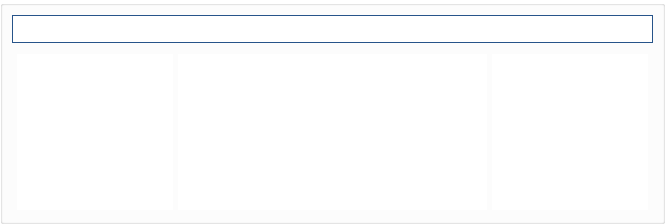
            <widget class="QGroupBox" name="groupBox_9">
             <property name="minimumSize">
              <size>
               <width>665</width>
               <height>224</height>
              </size>
             </property>
             <property name="maximumSize">
              <size>
               <width>665</width>
               <height>224</height>
              </size>
             </property>
             <property name="styleSheet">
              <string notr="true">background-color: rgb(255, 255, 255);</string>
             </property>
             <property name="title">
              <string/>
             </property>
             <widget class="QGroupBox" name="verticalGroupBox_4">
              <property name="geometry">
               <rect>
                <x>0</x>
                <y>0</y>
                <width>665</width>
                <height>224</height>
               </rect>
              </property>
              <property name="minimumSize">
               <size>
                <width>665</width>
                <height>224</height>
               </size>
              </property>
              <property name="maximumSize">
               <size>
                <width>665</width>
                <height>224</height>
               </size>
              </property>
              <layout class="QVBoxLayout" name="verticalLayout_19" stretch="0,4">
               <item>
                <widget class="QLabel" name="error_detail_2">
                 <property name="font">
                  <font>
                   <family>System-ui</family>
                   <pointsize>12</pointsize>
                  </font>
                 </property>
                 <property name="styleSheet">
                  <string notr="true">border: 1px solid #27548A;
color: rgb(224, 27, 36);
padding: 4px;</string>
                 </property>
                 <property name="text">
                  <string/>
                 </property>
                </widget>
               </item>
               <item>
                <layout class="QHBoxLayout" name="horizontalLayout_23" stretch="1,2,1">
                 <property name="spacing">
                  <number>5</number>
                 </property>
                 <property name="leftMargin">
                  <number>5</number>
                 </property>
                 <property name="topMargin">
                  <number>5</number>
                 </property>
                 <property name="rightMargin">
                  <number>5</number>
                 </property>
                 <property name="bottomMargin">
                  <number>5</number>
                 </property>
                 <item>
                  <widget class="QLabel" name="libro2_img1_lb">
                   <property name="minimumSize">
                    <size>
                     <width>156</width>
                     <height>156</height>
                    </size>
                   </property>
                   <property name="maximumSize">
                    <size>
                     <width>156</width>
                     <height>156</height>
                    </size>
                   </property>
                   <property name="text">
                    <string/>
                   </property>
                  </widget>
                 </item>
                 <item>
                  <widget class="QLabel" name="libro2_img2_lb">
                   <property name="minimumSize">
                    <size>
                     <width>0</width>
                     <height>156</height>
                    </size>
                   </property>
                   <property name="maximumSize">
                    <size>
                     <width>16777215</width>
                     <height>156</height>
                    </size>
                   </property>
                   <property name="font">
                    <font>
                     <family>System-ui</family>
                     <pointsize>14</pointsize>
                     <weight>75</weight>
                     <bold>true</bold>
                    </font>
                   </property>
                   <property name="text">
                    <string/>
                   </property>
                   <property name="pixmap">
                    <pixmap>img/base_big.png</pixmap>
                   </property>
                   <property name="alignment">
                    <set>Qt::AlignCenter</set>
                   </property>
                  </widget>
                 </item>
                 <item>
                  <widget class="QLabel" name="libro2_img3_lb">
                   <property name="minimumSize">
                    <size>
                     <width>156</width>
                     <height>156</height>
                    </size>
                   </property>
                   <property name="maximumSize">
                    <size>
                     <width>156</width>
                     <height>156</height>
                    </size>
                   </property>
                   <property name="text">
                    <string/>
                   </property>
                  </widget>
                 </item>
                </layout>
               </item>
              </layout>
             </widget>
            </widget>
